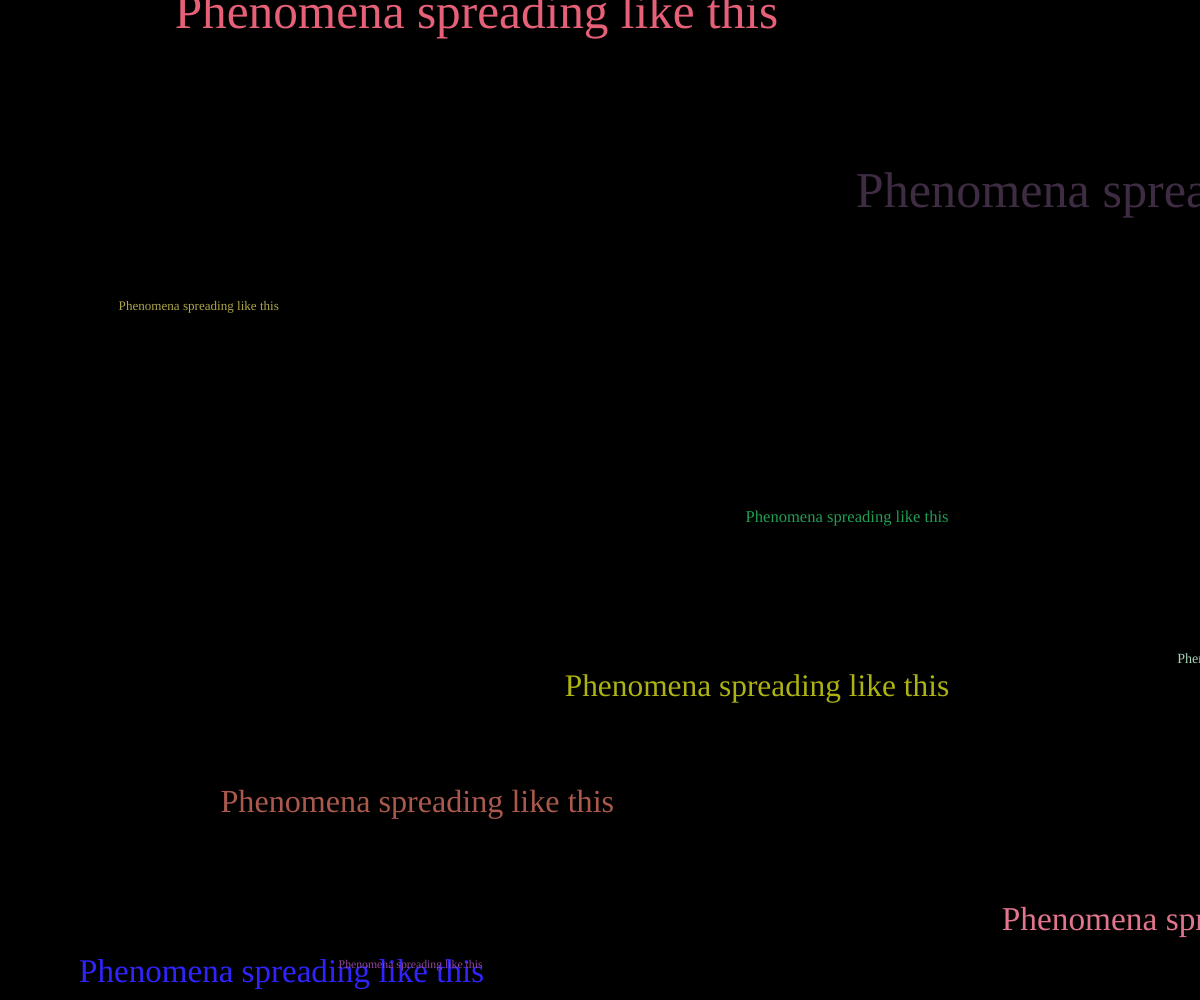
Frame 1 (no input)
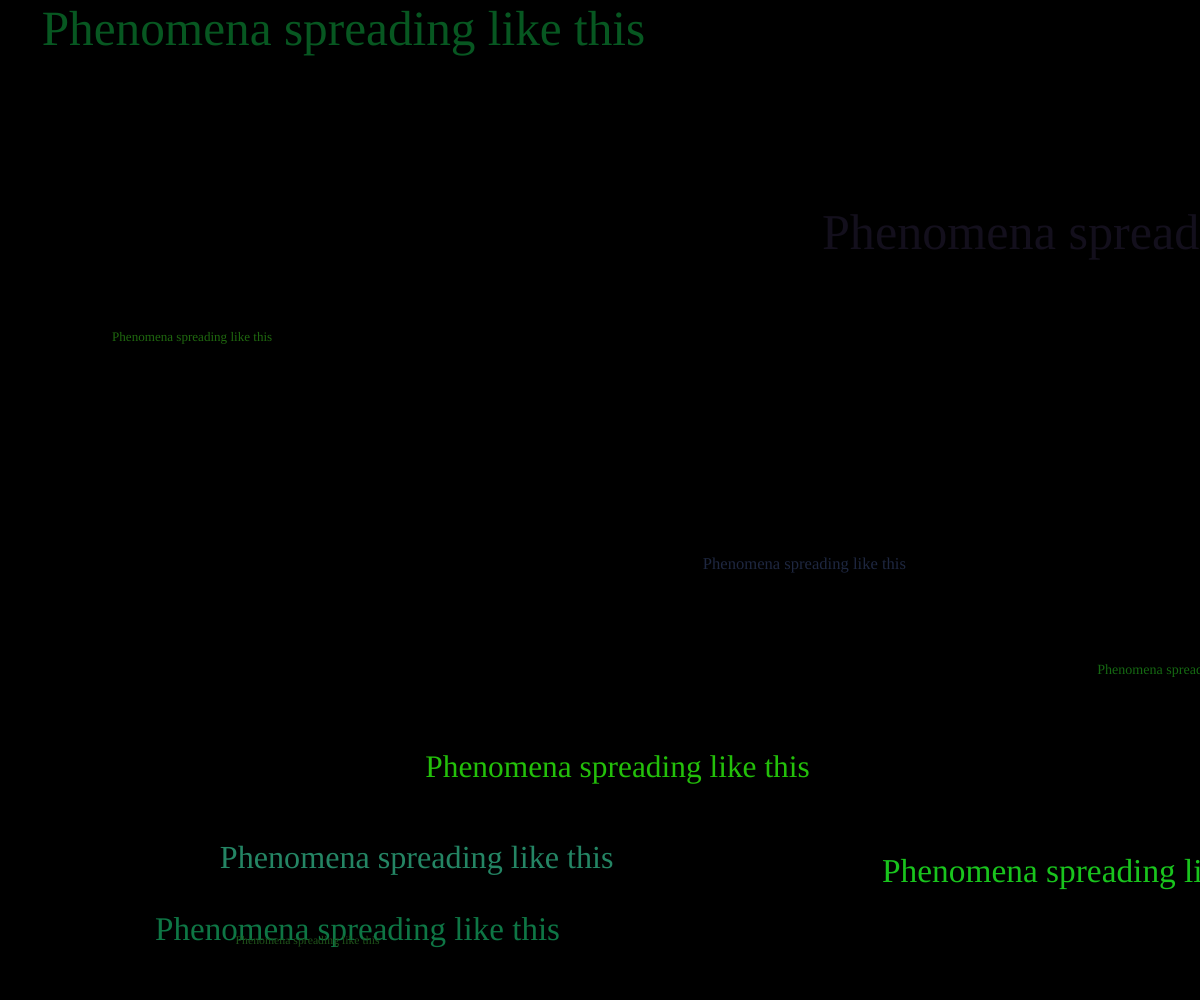
Frame 60 (no input)
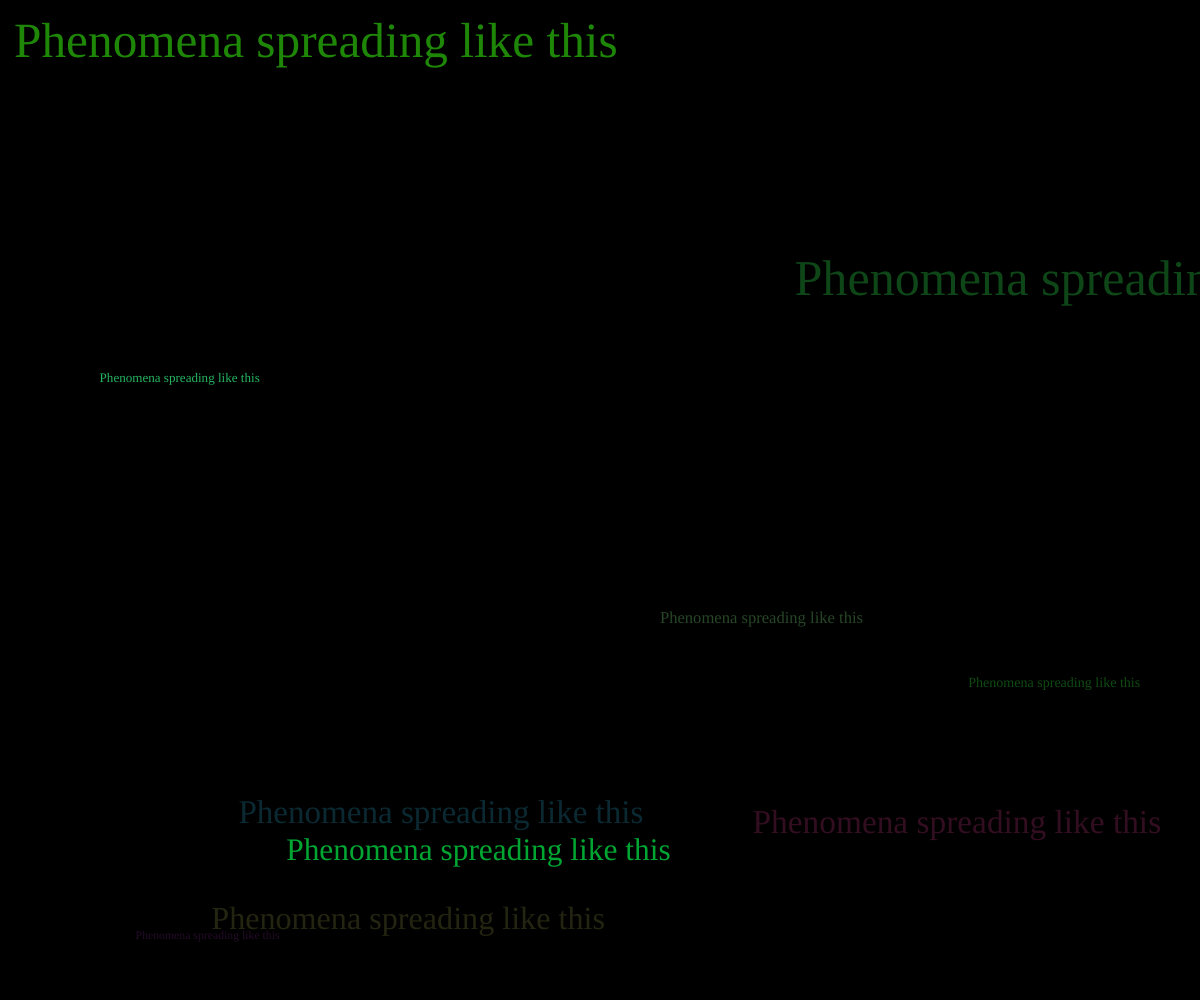
Frame 120 (the mouse pressed at the canvas centre since frame 60)

The p5.js sketch that drew these frames (run headless with seeded random() and noise() and a simulated clock; from frame 60 on, the mouse is pressed at the canvas centre):

// p5.js sketch
// ── sketch.js
function preload() {



  // put preload code here
}
var texs = [];

function setup() {
  textFont('Arial Black')

  createCanvas(windowWidth, windowHeight);
  var texNumber = 10;
  for (var i = 0; i < texNumber; i++) {
    var myTex = new Tex(random(0, width), random(0, height), 10); //x,y,daxiao

    myTex.size = random(10, 60);
    myTex.speed = random(1, 3);
    myTex.color = color(random(255), random(255), random(255));
    texs.push(myTex); //加一个新的球
    
  }
}

function mouseDragged() {
  texs.push(new Tex(mouseX, mouseY));
}

function draw() {
  background(0);

  for (var j = 0; j < texs.length; j++) {
    texs[j].move();
    texs[j].display();
    texs[j].color = color(random(51), random(204), random(102));
  }


}

function Tex(_x, _y, _size) {
  this.x = _x;
  this.y = _y;
  this.speed = 0.5;
  this.color = 'green'
  this.size = _size;

  var yDir = random(-1, 1);
  var xDir = random(-1, 1);


  this.display = function() {
    noStroke();
    fill(this.color);
    textFont('Arial Black')
    textSize(this.size);
    text('Phenomena spreading like this', this.x, this.y);
  }

  this.move = function() {
    fill(this.color);
    this.x = this.x + this.speed * xDir + random(-1, 1);
    this.y = this.y + this.speed * yDir + random(-1, 1);
    if (this.y > windowHeight || this.y < 0) {
      yDir = yDir * -1;
    }
    if (this.x > windowWidth || this.x < 0) {
      xDir = xDir * -1;
    }

  }



}
